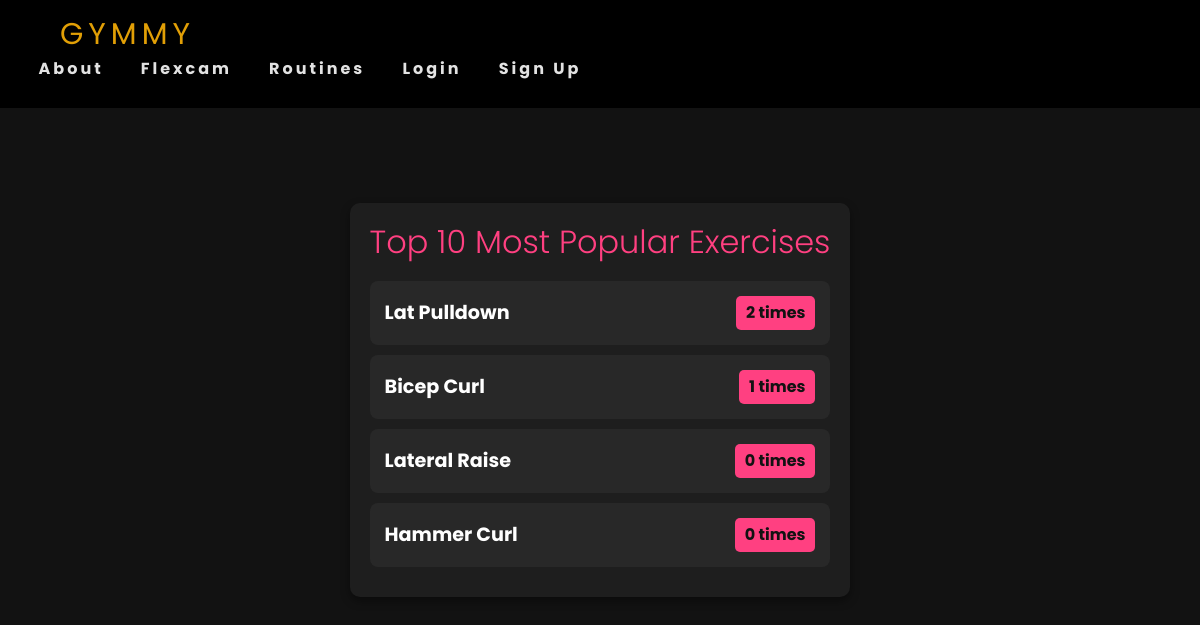
The app's page /top-exercises/, older data.
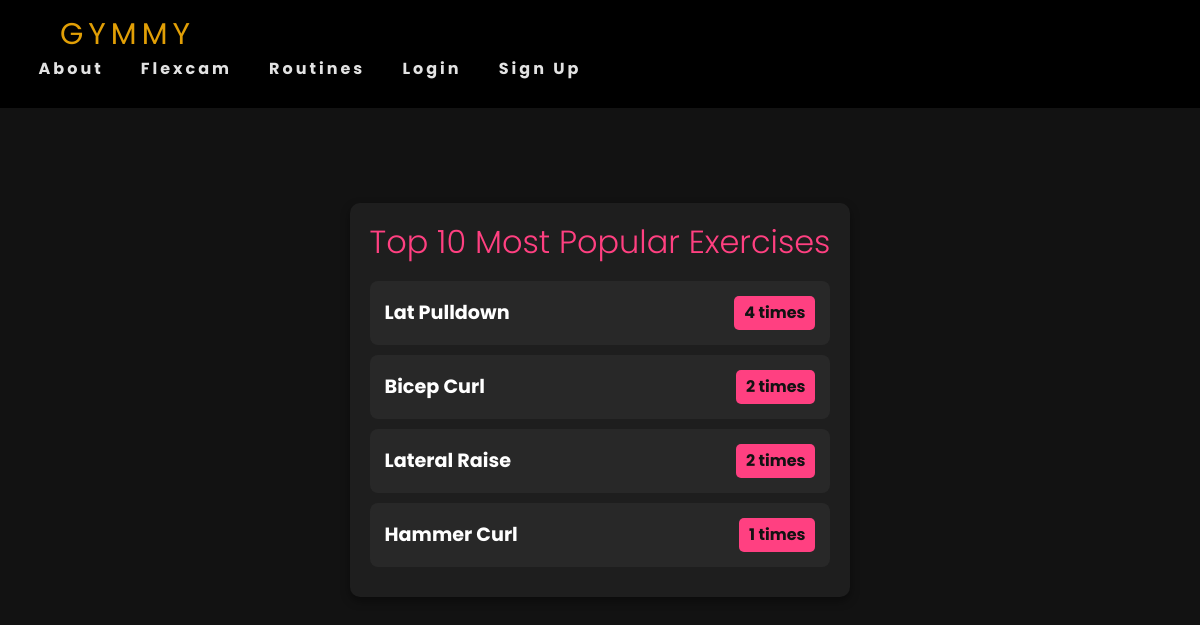
The same page, newer data.
### gymmy/models.py (models this page shows, shortened)
class Routines(models.Model):
    routine = models.CharField(max_length=30)
    category = models.ForeignKey(Category, on_delete=models.CASCADE, default=1)
    description = models.CharField(max_length=500, default='', blank=True, null=True)
    image = models.ImageField(upload_to='uploads/routine/')
    favorites = models.ManyToManyField(User, related_name='favourite_routines', blank=True)
    instructions = models.TextField(blank=True, null=True)
    benefits = models.TextField(blank=True, null=True)
    popularity_count = models.PositiveIntegerField(default=0)
    class Meta:
        verbose_name_plural = 'routines'

### gymmy/views.py (the view)
# urls.py: path('top-exercises/', views.top_exercises, name='top_exercises'),
def top_exercises(request):
    top_routines = Routines.objects.all().order_by('-popularity_count')[:10]
    return render(request, 'gymmy/top_exercises.html', {'top_routines': top_routines})

### gymmy/templates/gymmy/top_exercises.html (shortened to what this page needs)
{% extends 'gymmy/base.html' %}
{% load static %}
{% block css %}<link rel="stylesheet" href="{% static 'css/top_exercises.css' %}">{% endblock %}
{% block content %}
<div class="top-exercises-container">
  <h2>Top 10 Most Popular Exercises</h2>
  <ul>
      {% for routine in top_routines %}
      <li>
          <span class="exercise-name">{{ routine.routine }}</span>
          <span class="exercise-count">{{ routine.popularity_count }} times</span>
      </li>
      {% endfor %}
  </ul>
</div>
{% endblock %}

Row changes from the older to the newer data that the page shows:
changed Routines "Lat Pulldown": popularity_count "2" → "4"
changed Routines "Bicep Curl": popularity_count "1" → "2"
changed Routines "Lateral Raise": popularity_count "0" → "2"
changed Routines "Hammer Curl": popularity_count "0" → "1"
